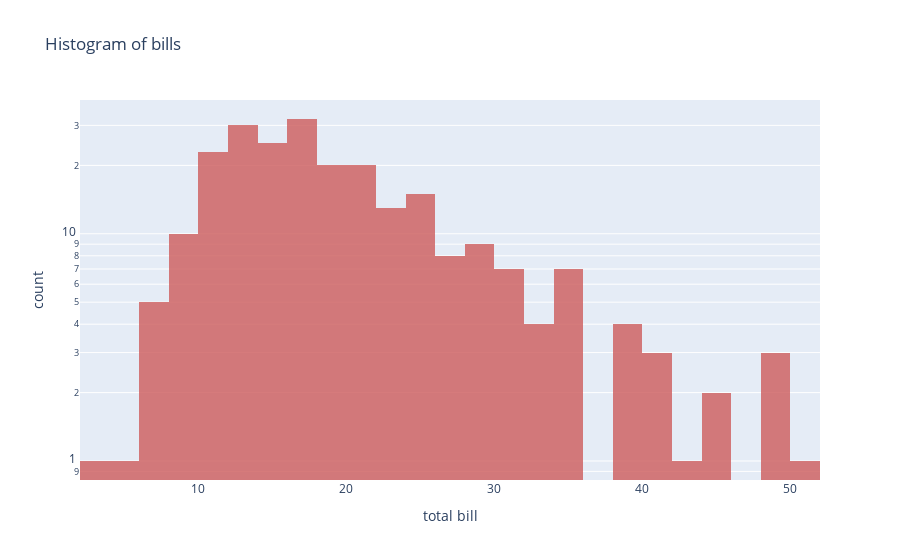

Notebook code cell kept with this figure:
### Markdown cell above
- Aspect of the histogram plot

### Code cell
import plotly.express as px
df = px.data.tips()
fig = px.histogram(df, x="total_bill",
                   title='Histogram of bills',
                   labels={'total_bill':'total bill'}, # can specify one label per df column
                   opacity=0.8,
                   log_y=True, # represent bars with log scale
                   color_discrete_sequence=['indianred'] # color of histogram bars
                   )
fig.show()

### Figure 1 — Plotly figure (JSON) as saved in the notebook; plotly's stock layout.template omitted (floating-point values rounded to 4 significant figures; data arrays with more than 128 entries replaced by an {"elided": "..."} marker saying what was removed)
{"data": [{"alignmentgroup": "True", "bingroup": "x", "hovertemplate": "total bill=%{x}<br>count=%{y}<extra></extra>", "legendgroup": "", "marker": {"color": "indianred", "opacity": 0.8, "pattern": {"shape": ""}}, "name": "", "offsetgroup": "", "orientation": "v", "showlegend": false, "type": "histogram", "x": {"elided": "244 float values"}, "xaxis": "x", "yaxis": "y"}], "layout": {"barmode": "relative", "legend": {"tracegroupgap": 0}, "title": {"text": "Histogram of bills"}, "xaxis": {"anchor": "y", "domain": [0, 1], "title": {"text": "total bill"}}, "yaxis": {"anchor": "x", "domain": [0, 1], "title": {"text": "count"}, "type": "log"}}}
